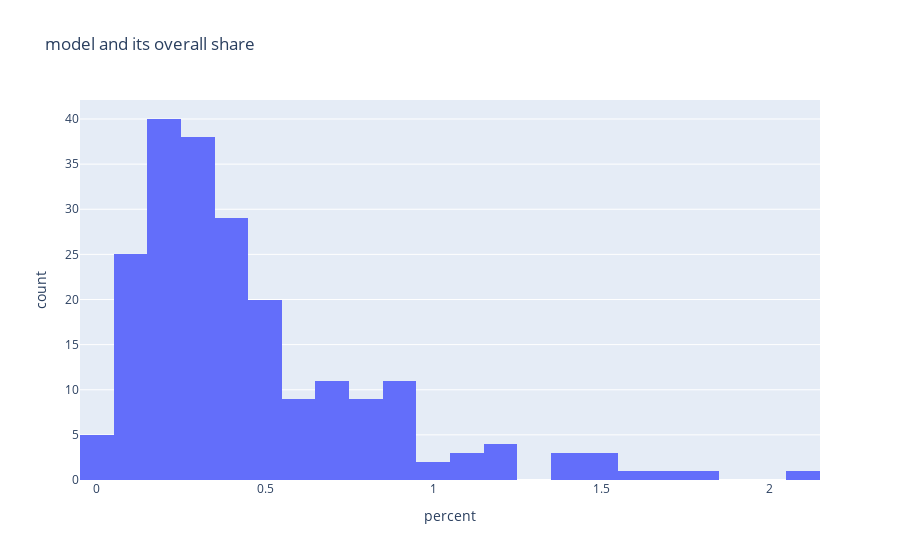

Notebook code for this chart:
### Code cell
fig = px.histogram(
    models,
    x = 'percent',
    title = 'model and its overall share'
    # kde = True
)

fig.show()

### Figure 1 — Plotly figure (JSON) as saved in the notebook; plotly's stock layout.template omitted (floating-point values rounded to 4 significant figures; data arrays with more than 128 entries replaced by an {"elided": "..."} marker saying what was removed)
{"data": [{"bingroup": "x", "hovertemplate": "percent=%{x}<br>count=%{y}<extra></extra>", "legendgroup": "", "marker": {"color": "#636efa", "pattern": {"shape": ""}}, "name": "", "orientation": "v", "showlegend": false, "type": "histogram", "x": {"elided": "216 float values"}, "xaxis": "x", "yaxis": "y"}], "layout": {"barmode": "relative", "legend": {"tracegroupgap": 0}, "title": {"text": "model and its overall share"}, "xaxis": {"anchor": "y", "domain": [0, 1], "title": {"text": "percent"}}, "yaxis": {"anchor": "x", "domain": [0, 1], "title": {"text": "count"}}}}
